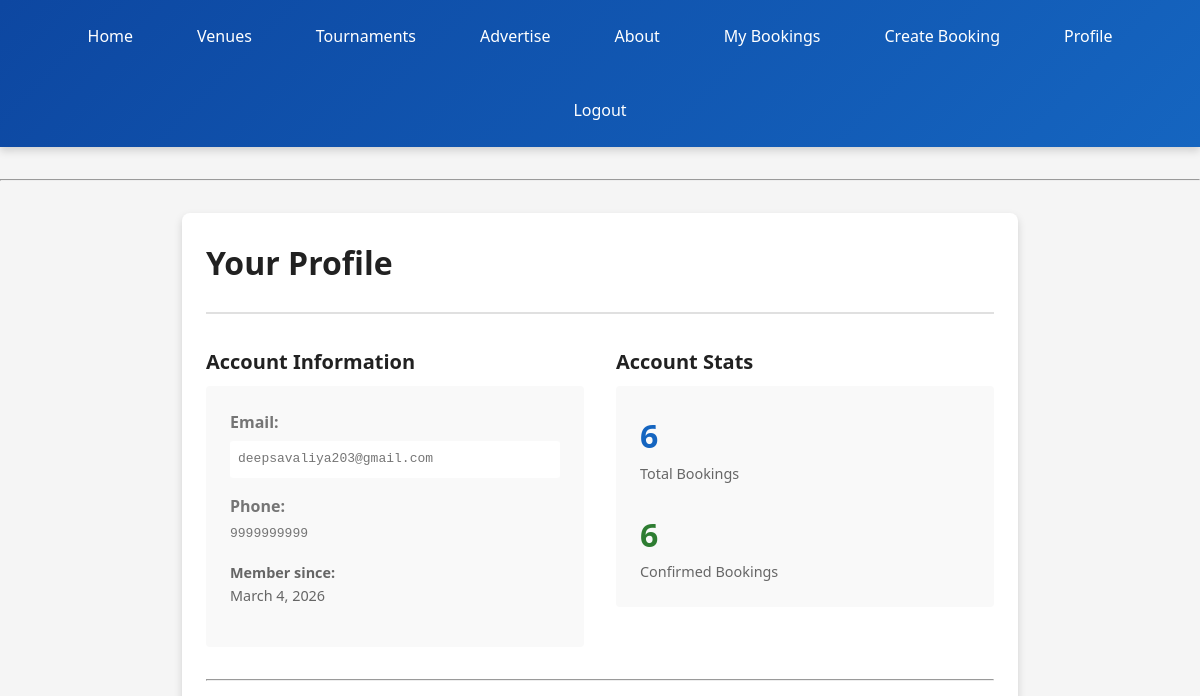
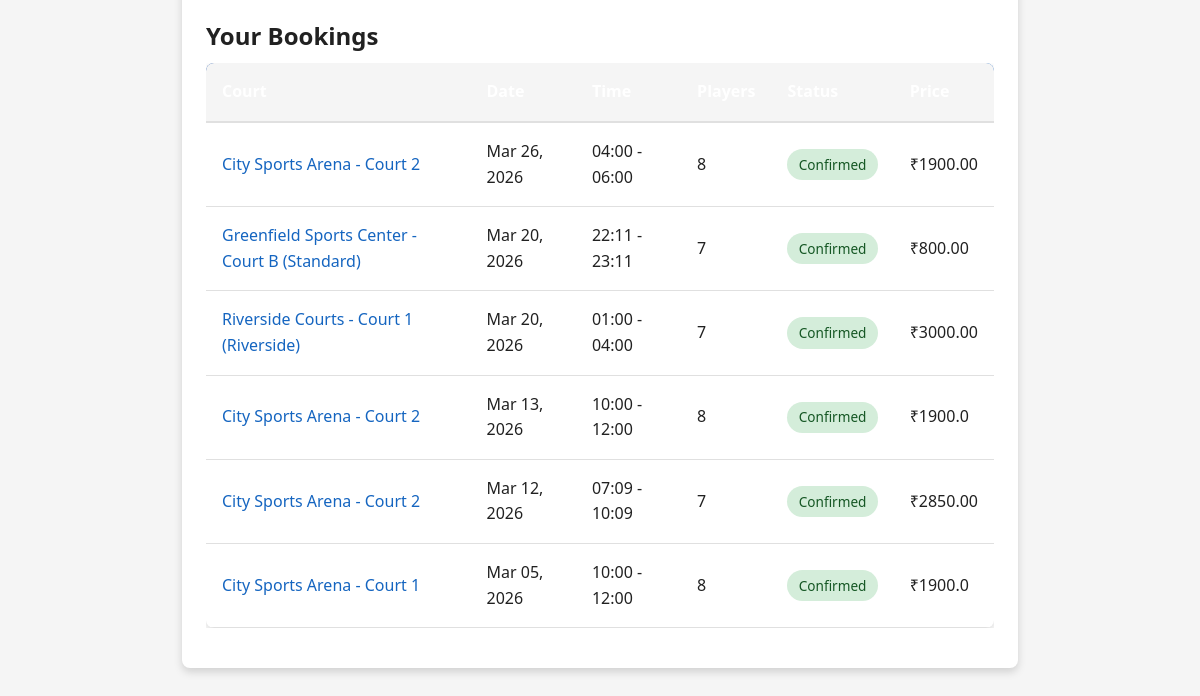
Page /profile/ (signed in) on the earlier database version (2 pictures, top to bottom).
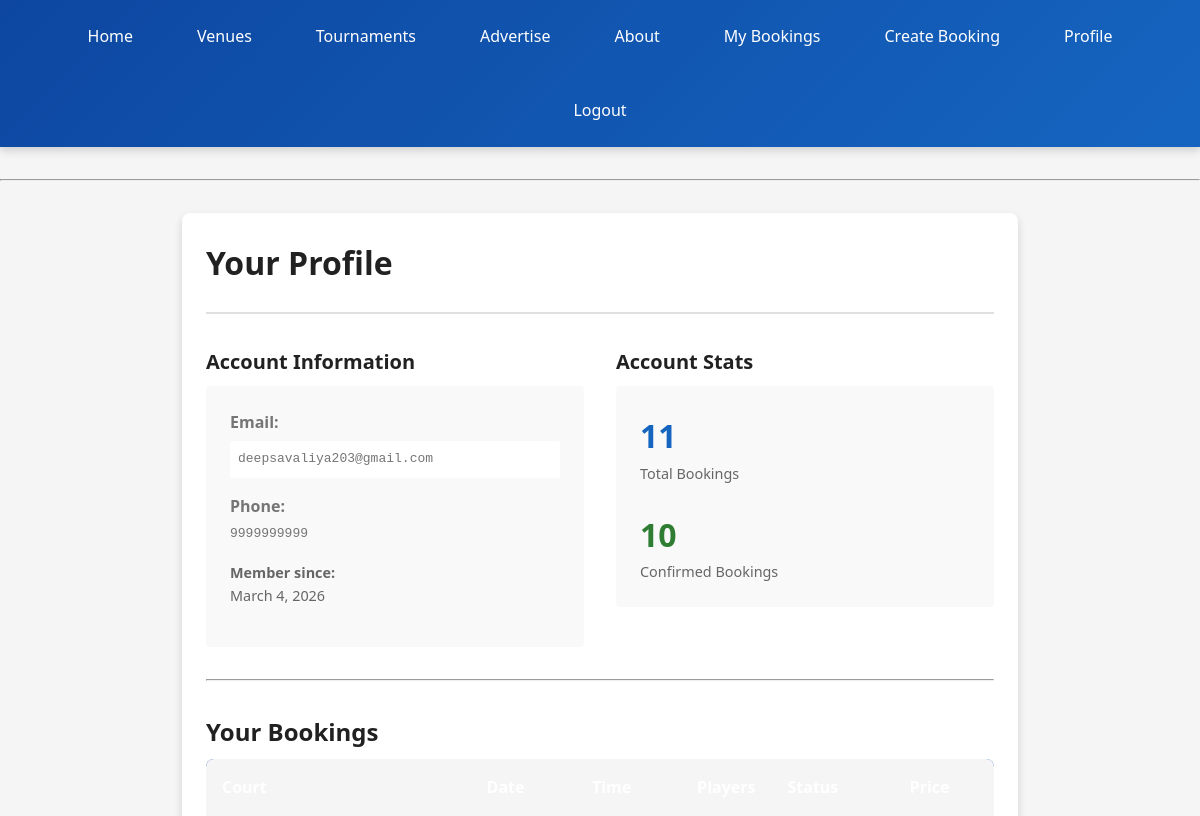
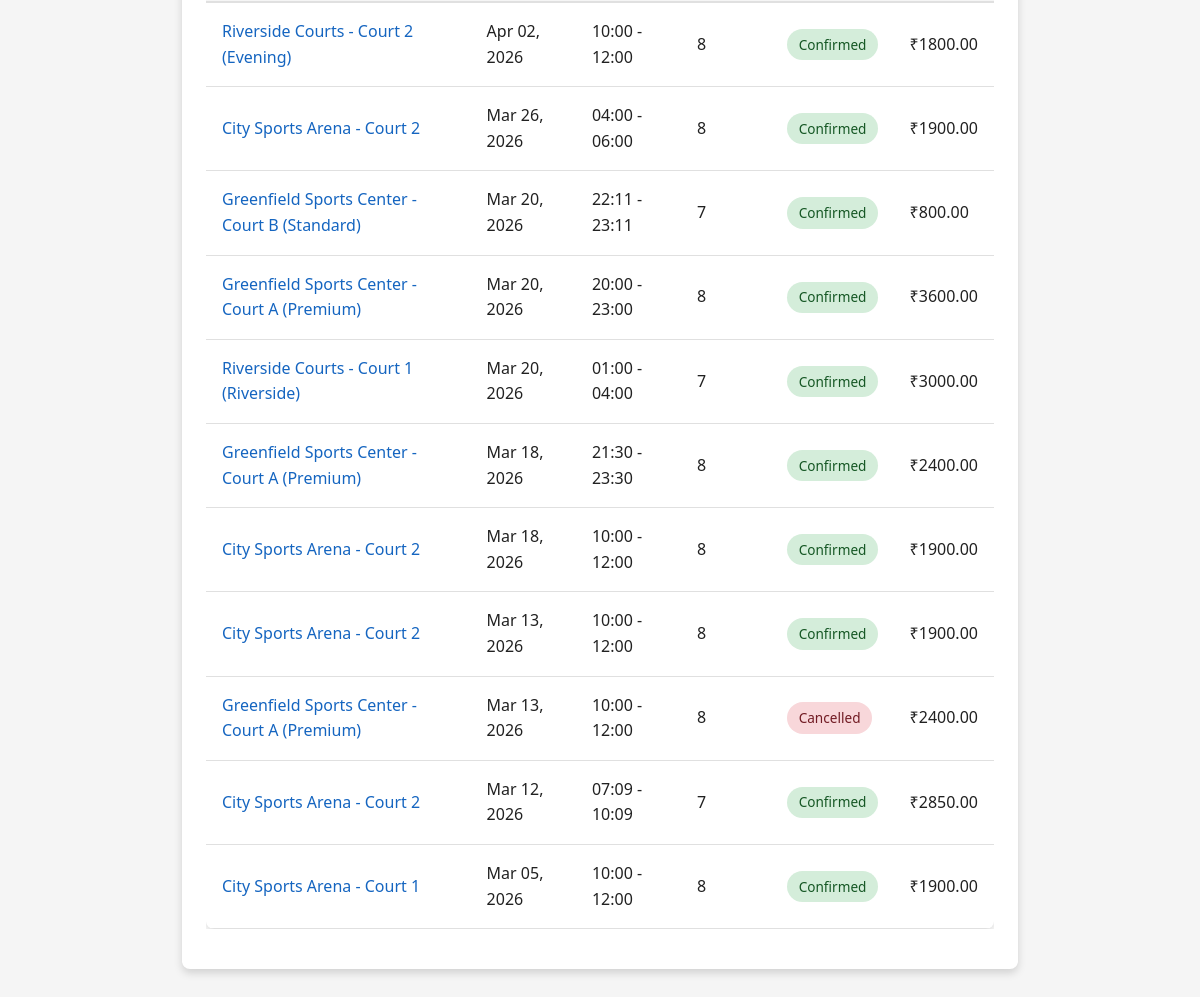
Same page on the later database version (2 pictures, top to bottom).
### booking/models.py (models this page shows, shortened)
class Booking(models.Model):
    STATUS_CHOICES = (
        ('confirmed', 'Confirmed'),
        ('cancelled', 'Cancelled'),
        ('pending', 'Pending'),
        ('completed', 'Completed'),
    )
    user = models.ForeignKey(settings.AUTH_USER_MODEL, related_name='bookings', on_delete=models.CASCADE)
    court = models.ForeignKey(Court, related_name='bookings', on_delete=models.CASCADE)
    date = models.DateField()
    start_time = models.TimeField()
    end_time = models.TimeField()
    number_of_players = models.PositiveIntegerField(default=8)
    total_price = models.DecimalField(max_digits=10, decimal_places=2, default=0)
    status = models.CharField(max_length=20, choices=STATUS_CHOICES, default='pending')
    notes = models.TextField(blank=True)
    created_at = models.DateTimeField(auto_now_add=True)
    updated_at = models.DateTimeField(auto_now=True)
    class Meta:
        ordering = ['-date', 'start_time']
        unique_together = ('court', 'date', 'start_time', 'status')
    def calculate_price(self):
        from datetime import datetime
        start = datetime.combine(self.date, self.start_time)
        end = datetime.combine(self.date, self.end_time)
        hours = (end - start).total_seconds() / 3600
        self.total_price = float(self.court.price_per_hour) * hours
        return self.total_price

class Court(models.Model):
    venue = models.ForeignKey(Venue, related_name='courts', on_delete=models.CASCADE)
    name = models.CharField(max_length=50)
    capacity = models.PositiveIntegerField(default=8)
    price_per_hour = models.DecimalField(max_digits=10, decimal_places=2, default=500)
    description = models.TextField(blank=True)
    is_active = models.BooleanField(default=True)
    class Meta:
        ordering = ['name']
    def __str__(self):
        return f"{self.venue.name} - {self.name}"

class Venue(models.Model):
    name = models.CharField(max_length=100)
    address = models.TextField(blank=True)
    city = models.CharField(max_length=100, blank=True)
    phone = models.CharField(max_length=15, blank=True)
    email = models.EmailField(blank=True)
    description = models.TextField(blank=True)
    rating = models.FloatField(default=4.5, validators=[MinValueValidator(0), MaxValueValidator(5)])
    created_at = models.DateTimeField(default=timezone.now)
    class Meta:
        ordering = ['name']

### user/views.py (the view)
# urls.py: path('profile/', profile_view, name='profile'),
@login_required
def profile_view(request):
    bookings = request.user.bookings.all().order_by('-date', '-start_time')
    for booking in bookings:
        if not booking.total_price or booking.total_price == 0:
            booking.calculate_price()
            booking.save()
    context = {
        'bookings': bookings,
        'total_bookings': bookings.count(),
        'confirmed_bookings': bookings.filter(status='confirmed').count(),
    }
    return render(request, 'profile.html', context)

### booking/context_processors.py (called while the page is built)
def active_ads(request):
    today = timezone.now().date()
    active_ads_qs = Advertisement.objects.filter(is_active=True, start_date__lte=today, end_date__gte=today)
    ads_by_position = {choice[0]: [] for choice in Advertisement.POSITION_CHOICES}
    for ad in active_ads_qs:
        ads_by_position.setdefault(ad.position, []).append(ad)
    return {
        'active_ads': ads_by_position,
    }

### myproject/context_processors.py (called while the page is built)
def admin_email(request):
    return {'ADMIN_EMAIL': settings.ADMIN_EMAIL}

### templates/profile.html (shortened to what the changed rows need)
{% extends 'base.html' %}
{% block content %}
<div class="container" style="max-width: 900px; margin: 2rem auto;">
    <div class="card">
        <div class="card-header">
            <h2>Your Profile</h2>
        </div>
        <div class="card-body">
            <div style="display: grid; grid-template-columns: 1fr 1fr; gap: 2rem;">
                <div>
                    <div style="background-color: #f9f9f9; padding: 1.5rem; border-radius: 4px;">
                        <div style="margin-bottom: 1.5rem;">
                            <div style="font-size: 2rem; font-weight: bold; color: var(--primary-color);">{{ total_bookings }}</div>
                            <div style="font-size: 0.9rem; color: #666;">Total Bookings</div>
                        </div>
                        <div>
                            <div style="font-size: 2rem; font-weight: bold; color: var(--success-color);">{{ confirmed_bookings }}</div>
                            <div style="font-size: 0.9rem; color: #666;">Confirmed Bookings</div>
                        </div>
                    </div>
                </div>
            </div>
            {% if bookings %}
                <div style="overflow-x: auto;">
                    <table style="width: 100%; border-collapse: collapse;">
                        <thead>
                            <tr style="background-color: var(--neutral-bg); border-bottom: 2px solid var(--neutral-border);">
                                <th style="padding: 1rem; text-align: left;">Court</th>
                                <th style="padding: 1rem; text-align: left;">Date</th>
                                <th style="padding: 1rem; text-align: left;">Time</th>
                                <th style="padding: 1rem; text-align: left;">Players</th>
                                <th style="padding: 1rem; text-align: left;">Status</th>
                                <th style="padding: 1rem; text-align: left;">Price</th>
                            </tr>
                        </thead>
                        <tbody>
                            {% for b in bookings %}
                                <tr style="border-bottom: 1px solid var(--neutral-border); hover: background-color: #f5f5f5;">
                                    <td style="padding: 1rem;"><a href="/booking/{{ b.pk }}/" style="color: var(--primary-color); text-decoration: none;">{{ b.court }}</a></td>
                                    <td style="padding: 1rem;">{{ b.date|date:"M d, Y" }}</td>
                                    <td style="padding: 1rem;">{{ b.start_time|time:"H:i" }} - {{ b.end_time|time:"H:i" }}</td>
                                    <td style="padding: 1rem;">{{ b.number_of_players }}</td>
                                    <td style="padding: 1rem;">
                                        <span style="display: inline-block; padding: 0.3rem 0.7rem; border-radius: 20px; font-size: 0.85rem;
                                            {% if b.status == 'confirmed' %}background-color: #d4edda; color: #155724;
                                            {% elif b.status == 'cancelled' %}background-color: #f8d7da; color: #721c24;
                                            {% elif b.status == 'completed' %}background-color: #cfe2ff; color: #084298;
                                            {% else %}background-color: #fff3cd; color: #856404;{% endif %}">
                                            {{ b.get_status_display }}
                                        </span>
                                    </td>
                                    <td style="padding: 1rem; font-weight: 500;">₹{{ b.total_price }}</td>
                                </tr>
                            {% endfor %}
                        </tbody>
                    </table>
                </div>
            {% else %}
                <div style="background-color: #f0f0f0; padding: 2rem; border-radius: 4px; text-align: center;">
                    <p style="color: #666; margin-bottom: 1rem;">No bookings yet. Start by creating your first booking!</p>
                    <a href="/booking/create/" class="btn">Create Booking</a>
                </div>
            {% endif %}
        </div>
    </div>
</div>
{% endblock %}

Differences in the rows shown:
added Booking: court "Riverside Courts - Court 2 (Evening)", date "Apr 02, 2026", start_time "10:00", end_time "12:00", number_of_players "8", status "Confirmed", total_price "1800.00"
added Booking: court "Greenfield Sports Center - Court A (Premium)", date "Mar 20, 2026", start_time "20:00", end_time "23:00", number_of_players "8", status "Confirmed", total_price "3600.00"
added Booking: court "Greenfield Sports Center - Court A (Premium)", date "Mar 18, 2026", start_time "21:30", end_time "23:30", number_of_players "8", status "Confirmed", total_price "2400.00"
added Booking: court "City Sports Arena - Court 2", date "Mar 18, 2026", start_time "10:00", end_time "12:00", number_of_players "8", status "Confirmed", total_price "1900.00"
changed Booking (number 8 of 11 on the later page): total_price "1900.0" → "1900.00"
added Booking: court "Greenfield Sports Center - Court A (Premium)", date "Mar 13, 2026", start_time "10:00", end_time "12:00", number_of_players "8", status "Cancelled", total_price "2400.00"
changed Booking "Mar 05, 2026": total_price "1900.0" → "1900.00"
Other differences:
{{ total_bookings }}: "6" → "11"
{{ confirmed_bookings }}: "6" → "10"
